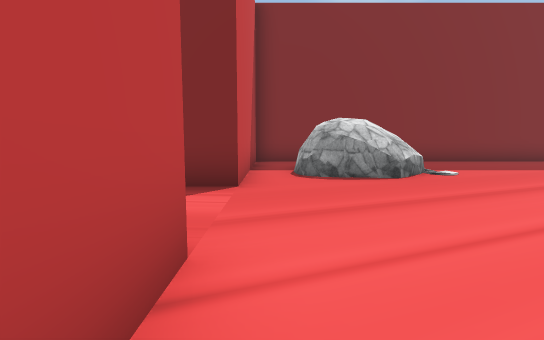
view 1 (above)

18 first-person views from a walk through a scene from a Unity 3-D project. The camera is 1.5 m above the floor, tilts 6° down and sees 85° across. The floor is counted in squares, 2 m on a side. Each view is taken from the middle of a square. On the plan, view 1 faces up. The plan holds only what a view shows up to about 10 squares ahead; the rest is blank. The place goes on beyond the plan. The player character is not drawn. Some surface patterns are stand-ins.

view 2
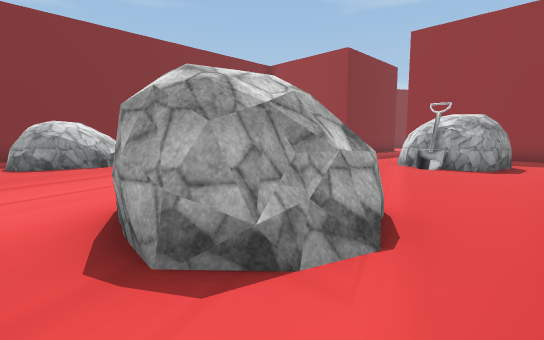

view 3
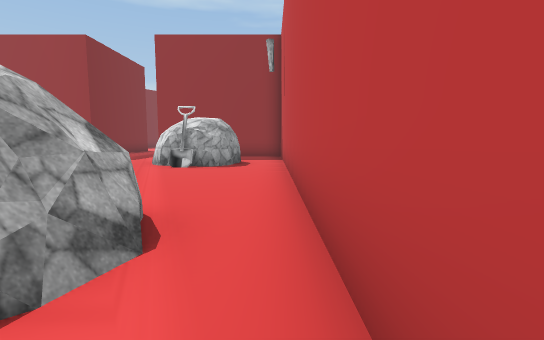

view 4
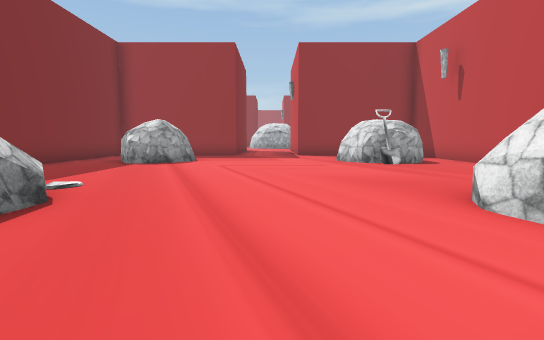

view 5
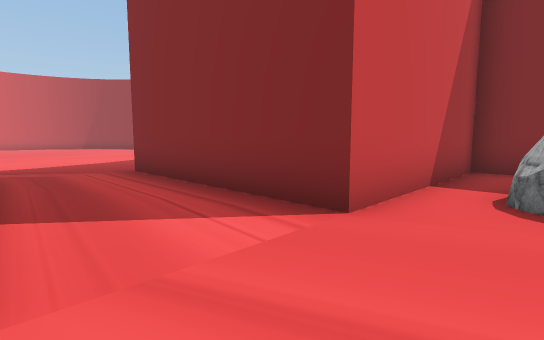

view 6
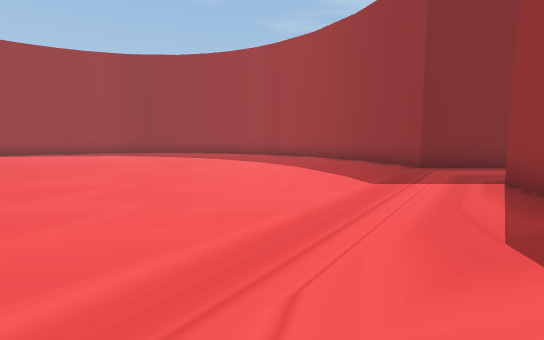

view 7
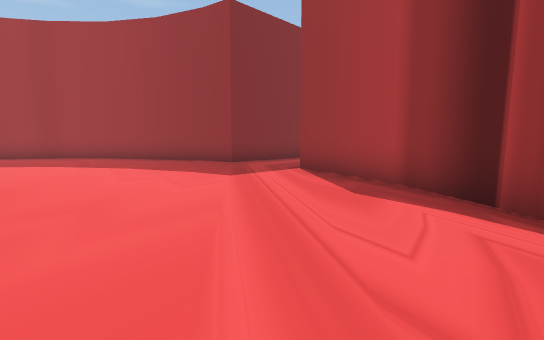

view 8
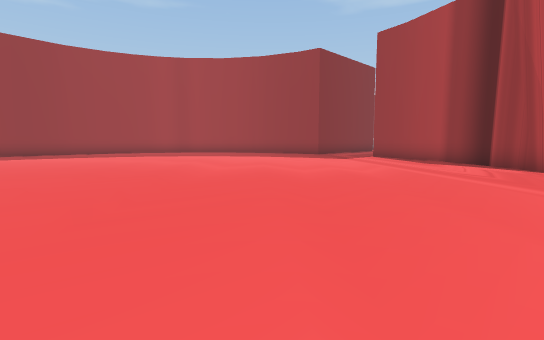

view 9
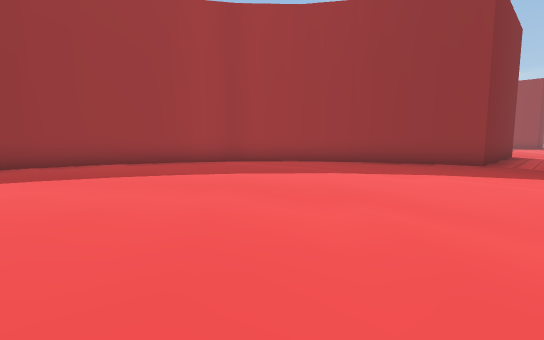

view 10
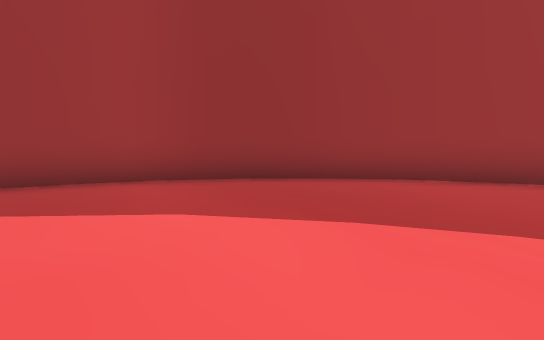

view 11
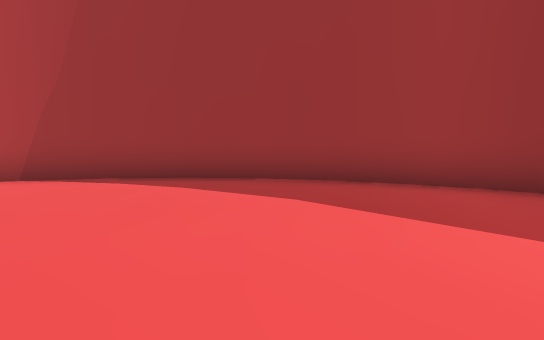

view 12
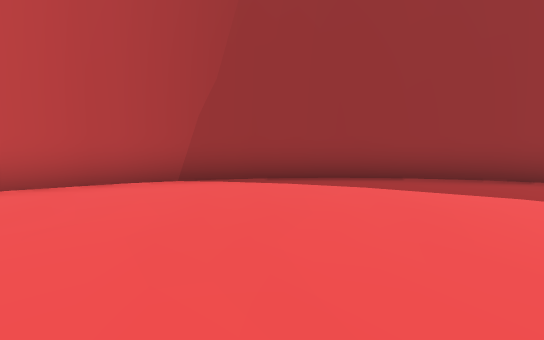

view 13
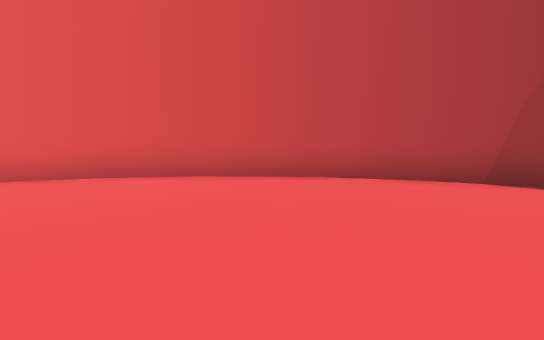

view 14
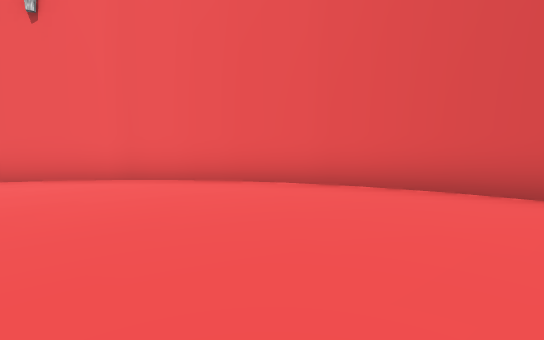

view 15
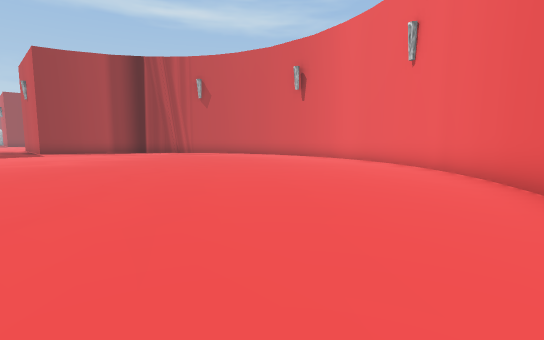

view 16
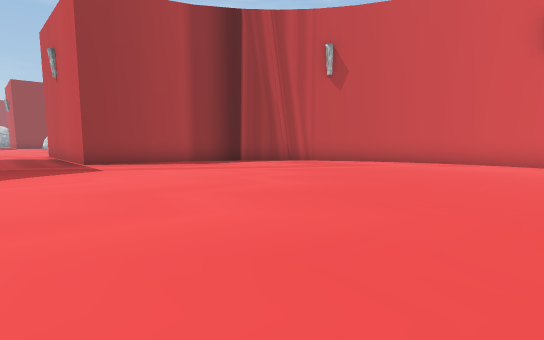

view 17
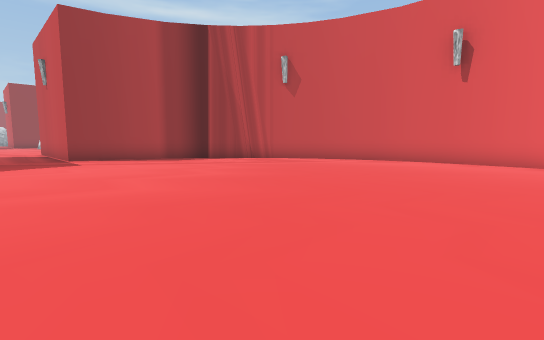

view 18
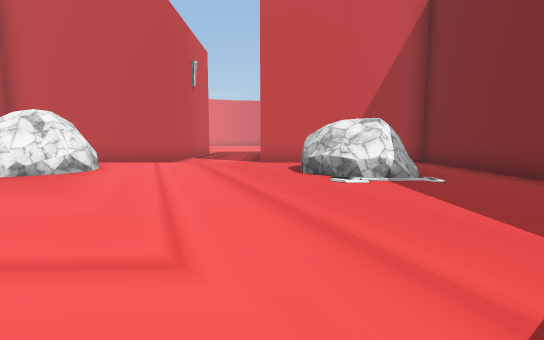

### Floor plan
Points are (right, up) in squares from view 1. A wall is a line through its corners. A room is listed if a view was taken in it or the views show most of it. See-through windows are left out.
Room 1 (views 1, 2, 3)
walls: (1, -1.6) (0.7, -1.3) (0.7, -0.5); (0.8, -1.4) (0.6, -0.7); (2.4, -1.9) (1.6, -1.5) (1, -1.4) (0.7, -0.8) (0.8, -0.4); (2.5, -1.9) (2, -1.8); (0.4, -3.4) (2.6, -3.4); (2.6, -1.7) (1.2, -1.6); (-0.5, 0.4) (-0.5, -1)
low walls: (2.1, -2.1) (1.5, -1.7); (2.2, -2) (1.4, -1.7)
ways out: opening at (0, 1) to room 2; opening at (3, -3) to room 2
Room 2 (views 4, 5, 6, 7, 8, 9, 10, 11, 12, 13, 14, 15, 16, 17, 18)
walls: (-6.4, 0.5) (-6.2, 1.8) (-4, 1.8); (-6.4, 5.8) (-7.2, 7.7); (-7.2, -1.3) (-6.4, 0.7); (-7.1, 7.6) (-8.5, 9.6); (-8, -2.5) (-7.1, -1.1); (-8.9, -3.5) (-7.9, -2.4); (-8.4, 9.5) (-9.9, 10.8); (-9.7, 10.7) (-10.9, 11.4); (-10.9, -5) (-10.5, -4.8); (-10.8, 11.4) (-12, 12) (-13.9, 12.5); (-12, -5.5) (-10.8, -4.9); (-1.1, 1.8) (-0.5, 1.8) (-0.5, 0.4); (-13.2, -5.9) (-11.9, -5.5); (-13.6, 12.5) (-14.1, 12.6); (-13.8, 12.5) (-16.2, 12.6) (-18, 12.3); (-15.1, -6.2) (-14.6, -6.2); (-0.5, 8.6) (-0.5, 4.6) (-6.2, 4.6) (-6.5, 5.9); (0.8, 5.9) (0.6, 6.7); (-15.9, 12.6) (-16.4, 12.6); (1.3, 0.4) (2.4, 0.7) (2.8, 0.3) (3.1, -0.1) (3.1, -0.6); (-17.3, -6.1) (-14.8, -6.2) (-13.1, -5.9); (1.5, 5.8) (0.8, 6.2); (1.7, 0.3) (2.2, 0.4) (2.8, 0.1) (3, -0.6); (-17.7, 12.4) (-19.2, 11.9); (-19, 12) (-20.2, 11.4); (2.5, 0.6) (3.1, -0.2); (2.4, 5.9) (1.8, 5.7) (0.6, 5.9); (2.5, 5.7) (1.4, 5.8) (0.6, 6.1); (-20.2, -5) (-19.2, -5.5); (2.7, 0.1) (2.8, -0.2); (-20.1, 11.5) (-21.2, 10.7); (2.3, 7.9) (3.1, 7.3); (2.9, 6) (2.3, 5.7); (2.4, 7.8) (2.8, 7.4); (-21.3, -4.3) (-20.1, -5); (2.7, -1.8) (2.5, -1.9); (-21.2, 10.8) (-22.2, 9.8); (-22.2, -3.4) (-21.2, -4.3); (3.4, 6.6) (2.6, 5.7); (-22.1, 10) (-23.1, 8.8); (3.2, 7.7) (3.5, 7.2); (2.6, -3.4) (9.2, -3.4); (-23.1, -2.4) (-22.1, -3.5); (-23, 9) (-23.8, 7.8); (-23.8, -1.4) (-23, -2.5); (-23.7, 7.9) (-24.3, 6.8); (-24.3, -0.3) (-23.7, -1.5); (-24.2, 6.9) (-24.8, 5) (-25, 2.4); (-24.7, 0.9) (-24.2, -0.4); (-24.9, 2.5) (-24.6, 0.8); (8, 6.8) (8, 7.3); (8.2, 7.6) (9, 8.1); (8.6, 5.9) (8, 6.7) (7.9, 7.2) (9, 8.1); (8.9, 5.7) (8, 6.7); (9.1, 9.8) (3.4, 9.8)
low walls: (0.6, 5.9) (0.6, 6.8); (2.3, 0.7) (2.5, 0.6); (2.6, 0.6) (3.1, 0); (3.1, 6.2) (2.5, 5.7); (3.5, 7.2) (3.5, 7.1) (3.4, 6.6); (3.4, 7.6) (3.5, 7.4)
ways out: opening at (0, 1) to room 1; opening at (3, -3) to room 1; opening at (0, 8) to room 3; opening at (4, 9) to room 3
objects: shovel (8, -1); rock (9, -2) to (9, 0)
Room 3 (no view inside)
walls: (3.4, 9.8) (-0.5, 9.8) (-0.5, 8.6)
ways out: opening at (0, 8) to room 2; opening at (4, 9) to room 2

Positions as (right, up) in squares from view 1, and headings:
1: (0, 0), facing up
2: (0, -3), facing up-right
3: (0, -3), facing right
4: (-1, 3), facing right
5: (1, 2), facing up-left
6: (-10, -3), facing up
7: (-12, -3), facing up-right
8: (-18, -4), facing up-right
9: (-16, 3), facing up-right
10: (-16, 7), facing up
11: (-17, 7), facing up-left
12: (-19, 5), facing up-left
13: (-19, 4), facing left
14: (-20, 2), facing down-left
15: (-24, 4), facing down-right
16: (-16, 4), facing down-right
17: (-18, 4), facing down-right
18: (9, 5), facing left
